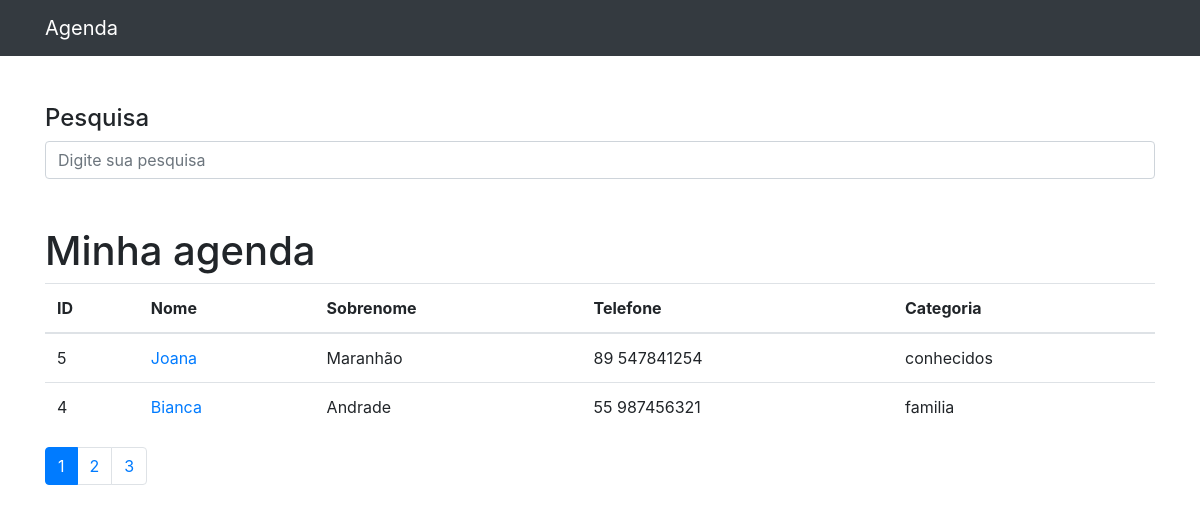
The app's page /, older data.
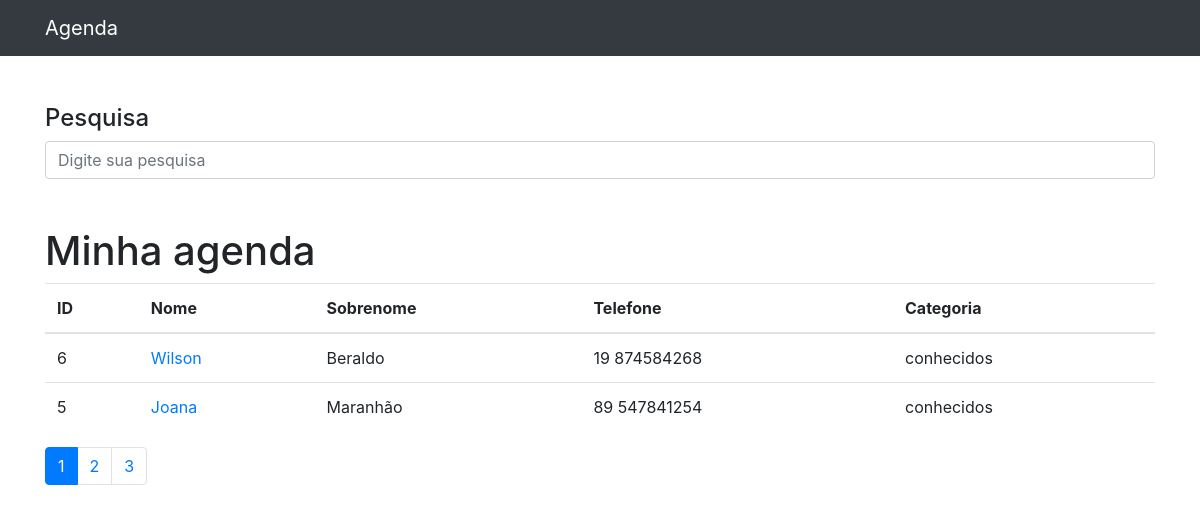
The same page, newer data.
### contato/models.py (models this page shows, shortened)
class Contato(models.Model):
    nome = models.CharField(max_length= 50)
    sobrenome = models.CharField(max_length= 50, blank= True)
    telefone = models.CharField(max_length= 20)
    email = models.EmailField(max_length= 50, blank=True)
    data_criacao = models.DateTimeField(default= timezone.now)
    descricao = models.TextField(blank= True)
    categoria = models.ForeignKey(Categoria, on_delete= models.DO_NOTHING)
    mostrar = models.BooleanField(default= True)
    foto = models.ImageField(blank= True, upload_to='fotos/%Y/%m/%d')

class Categoria(models.Model):
    categoria = models.CharField(max_length= 50)
    def __str__(self) -> str:
        return self.categoria

### contato/views.py (the view)
# urls.py: path('', views.index, name='index'),
def index(request):
    lista_contatos = Contato.objects.order_by('-id').filter(mostrar= True)
    paginator = Paginator(lista_contatos, 2)
    paginas = request.GET.get('p')
    contatos = paginator.get_page(paginas)
    return render(request, 'index.html', {'contatos': contatos})

### contato/templates/index.html (shortened to what this page needs)
{% extends 'base.html' %}
{% block conteudo %}
    <div class="container">
        <div class="row">
            <div class="col-lg-12">
                <h4 class="mt-5">Pesquisa</h4>
                <form method="get" action="{% url 'busca' %}">
                    <div class="form-group row">
                        <div class="col-12">
                        <input class="form-control"
                                type="search" value="{{ request.GET.termo }}"
                                id="search-input"
                                placeholder="Digite sua pesquisa"
                                name="termo">
                        </div>
                    </div>
                </form>
                <h1 class="mt-5">Minha agenda</h1>
                <table class="table">
                    <thead>
                    <tr>
                        <th>ID</th>
                        <th>Nome</th>
                        <th>Sobrenome</th>
                        <th>Telefone</th>
                        <th>Categoria</th>
                    </tr>
                    </thead>
                    <tbody>
                    {% for contato in contatos %}
                        <tr>
                            <td>{{contato.id}}</td>
                            <td>
                                <a href="{% url 'detalhes' contato.id %}">{{contato.nome}}</a>
                            </td>
                            <td>{{contato.sobrenome}}</td>
                            <td>{{contato.telefone}}</td>
                            <td>{{contato.categoria}}</td>
                        </tr>
                    {% endfor %}
                    </tbody>
                </table>
                <nav aria-label="Page navigation example">
                    <ul class="pagination">
                        {% for pagina in contatos.paginator.page_range %}
                            {% if  contatos.number == pagina %}
                                <li class="page-item active">
                                    <a class="page-link" href="?p={{pagina}}&termo={{request.GET.termo}}">{{ pagina}}</a>
                                </li>
                            {% else %}
                                <li class="page-item">
                                    <a class="page-link" href="?p={{pagina}}&termo={{request.GET.termo}}">{{pagina}}</a>
                                </li>
                            {% endif %}
                        {% endfor %}
                    </ul>
                </nav>
            </div>
        </div>
    </div>
{% endblock conteudo %}

### templates/base.html (shortened to what this page needs)
{% load static %}
<!DOCTYPE html>
<html lang="pt">
<head>
  <link href="{% static 'vendor/bootstrap/css/bootstrap.min.css' %}" rel="stylesheet">
</head>
<body>
  <nav class="navbar navbar-expand-lg navbar-dark bg-dark static-top">
    <div class="container">
      <a class="navbar-brand" href="{% url 'index' %}">Agenda</a>
    </div>
  </nav>
  {% block conteudo %}{% endblock conteudo %}
</body>
</html>

Row changes from the older to the newer data that the page shows:
no longer on this page (row unchanged): Contato: id "4", nome "Bianca", sobrenome "Andrade", telefone "55 987456321", categoria "familia"
added Contato: id "6", nome "Wilson", sobrenome "Beraldo", telefone "19 874584268", categoria "conhecidos"
